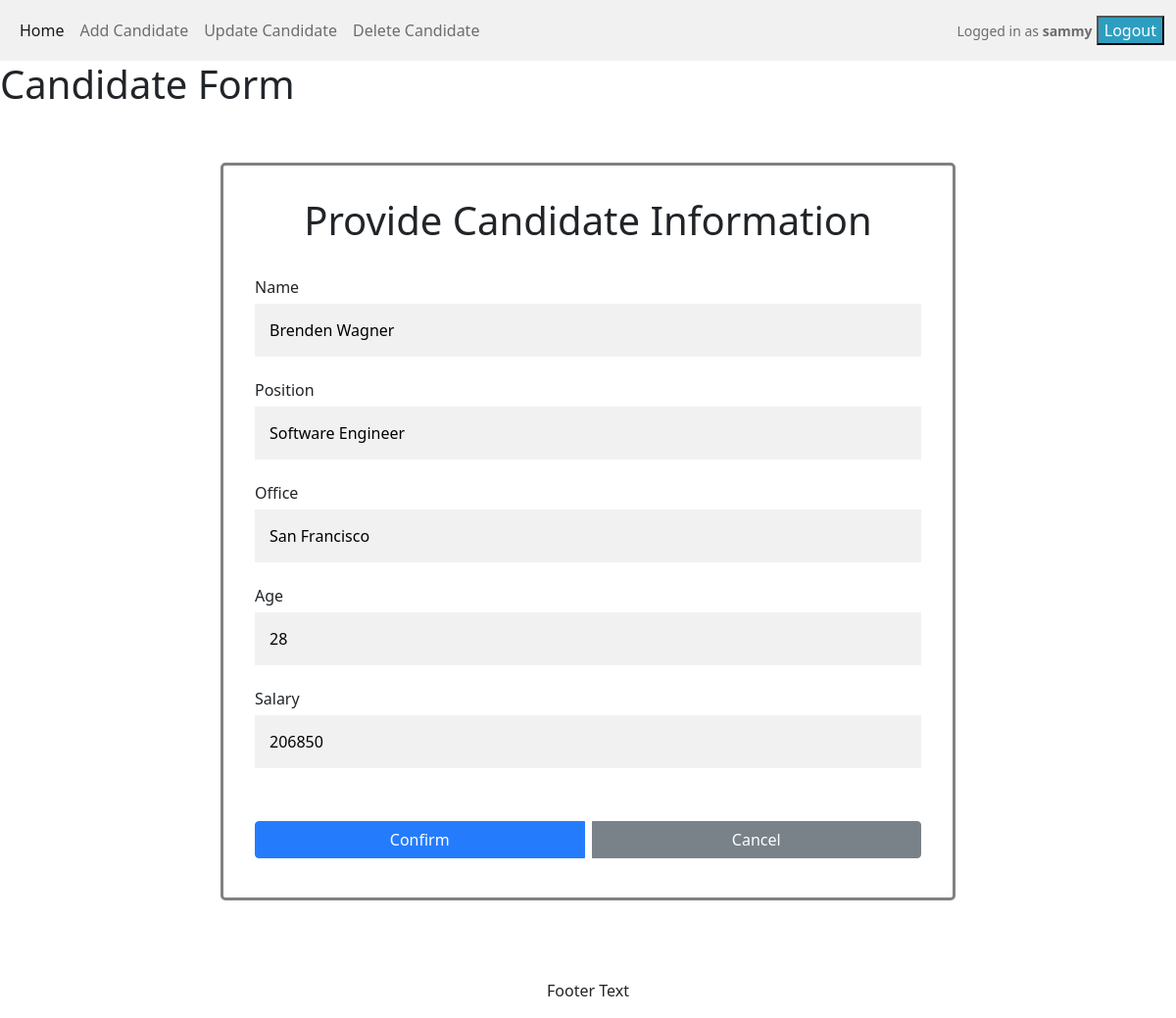
Page /candidate-update/d52bbb99-3651-4dfa-9bac-f19af2190b81/ (signed in) on the committed database.
### users/models.py (models this page shows, shortened)
class Candidate(models.Model):
    user     = models.ForeignKey(User,on_delete=models.SET_NULL,blank=True,null=True)
    name     =  models.CharField(max_length=200)
    position =  models.CharField(max_length=200,null=True,blank=True)
    office   =  models.CharField(max_length=200,null=True,blank=True)
    age      =  models.IntegerField(null=True,blank=True)
    salary   =  models.IntegerField(null=True,blank=True)
    created  =  models.DateTimeField(auto_now_add=True)
    id       =  models.UUIDField(default=uuid.uuid4,unique=True,primary_key=True,editable=False)

### users/views.py (the view)
# urls.py: path('candidate-update/<str:pk>/', views.updateCandidate, name='candidate-update'),
@login_required(login_url='login')
def updateCandidate(request,pk):
    candidate = Candidate.objects.get(id=pk)
    form = CandidateForm(instance=candidate)
    if request.method == 'POST':
        form = CandidateForm(request.POST,instance=candidate)
        if form.is_valid():
            form.save()
            messages.info(request,"Candidate information updated succesfully")
            return redirect('candidates')
    context = {'form':form}
    return render(request,'users/candidate_form.html',context)

### users/forms.py
class CandidateForm(ModelForm):
    class Meta:
        model = Candidate
        fields = '__all__'
        exclude = ('user',)
        labels = {'name':'Name','position':'Position',
        'office':'Office','age':'Age','created':'Start Date','salary':'Salary'}

### users/templates/users/candidate_form.html (shortened to what this page needs)
{% extends 'main.html' %}
{% block content %}
<div class="row">
    <div class="col">
        <h1>Candidate Form</h1>
    </div>
</div>
<div class="container">
    <div class="row">
        <div class="col">
            <h1 style="text-align: center;">Provide Candidate Information</h1>
        <br>
        </div>
    </div>
    <form action="" method="post">
        {% for item in form %}
        <div class="row">
            <div class="col">
                {{item.label}}
                {{item}}
            </div>
        </div>
            {% endfor %}
            <br>
            <div class=" row">
                <div class="col">
                    <div class="btn-group gap-2 col-12 ">
                        <button type="submit" class="btn btn-primary">Confirm</button>
                        <button type="button" class="btn btn-secondary"> <a href="{% url 'candidates' %}" style="text-decoration: none; color: white;">Cancel</a></button>
                    </div>
                </div>
            </div>
    </form>
</div>
{% endblock content %}

### templates/navbar.html
<nav class="navbar navbar-expand-lg navbar-light " style="background-color: #f1f1f1;">
    <div class="container-fluid">
      <div class="collapse navbar-collapse" id="navbarText">
        <ul class="navbar-nav me-auto mb-2 mb-lg-0">
          <li class="nav-item">
            <a class="nav-link active" aria-current="page" href="{% url 'candidates' %}">Home</a>
          </li>
          <li class="nav-item">
            <a class="nav-link" href="{% url 'candidate-add' %}">Add Candidate</a>
          </li>
          <li class="nav-item">
            <a class="nav-link" href="#">Update Candidate</a>
          </li>
          <li class="nav-item">
            <a class="nav-link" href="#">Delete Candidate</a>
          </li>
        </ul>
        <span class="navbar-text">
            {% if request.user.is_authenticated %}
            <small>Logged in as <b>{{ request.user.username }}</b></small>
                <a href="{% url 'logout' %}"><input type="button" value="Logout" style="background-color: rgb(46, 158, 192);color: white;"></a>
            {% else %}
                <a href="{% url 'login' %}"><input type="button" value="Login" style="background-color: rgb(46, 158, 192);color: white;"></a>
            {% endif %}
        </span>
      </div>
    </div>
  </nav>

### static/styles/style.css (style rules this page uses)
* { box-sizing: border-box }
input[type=text], input[type=password],input[type=email], input[type=number] { width: 100%; padding: 15px; margin: 5px 0 22px 0; display: inline-block; border: none; background: #f1f1f1; }
button { background-color: rgb(46, 158, 192); color: white; padding: 14px 20px; margin: 8px 0; border: none; cursor: pointer; width: 100%; opacity: 0.9; }
.container { width: 750px; padding:2em 2em 2em 2em; margin-top:3em; margin-bottom:5em; border-style: solid; border-color: grey; border-width: 3px; border-radius: 5px; }

### rows in the picture
Candidate: form "Brenden Wagner" "Software Engineer" "San Francisco" "28" "206850"

### other values in the picture
{{ request.user.username }} "sammy"
{{ item.label }} "Name" "Position" "Office" "Age" "Salary"
